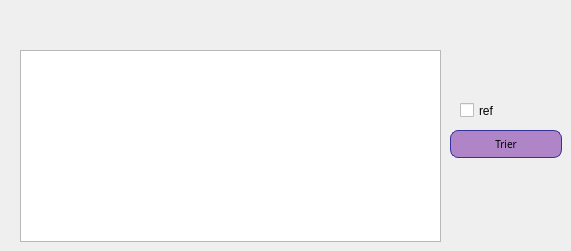
        <widget class="QWidget" name="tab_29">
         <attribute name="title">
          <string>trier billet</string>
         </attribute>
         <widget class="QCheckBox" name="ref">
          <property name="geometry">
           <rect>
            <x>460</x>
            <y>100</y>
            <width>81</width>
            <height>21</height>
           </rect>
          </property>
          <property name="text">
           <string>ref</string>
          </property>
         </widget>
         <widget class="QTableView" name="tabbillettrier">
          <property name="geometry">
           <rect>
            <x>20</x>
            <y>50</y>
            <width>421</width>
            <height>192</height>
           </rect>
          </property>
         </widget>
         <widget class="QPushButton" name="trierbillet">
          <property name="geometry">
           <rect>
            <x>450</x>
            <y>130</y>
            <width>112</width>
            <height>28</height>
           </rect>
          </property>
          <property name="font">
           <font>
            <family>MS Reference Sans Serif</family>
            <pointsize>-1</pointsize>
            <weight>50</weight>
            <italic>false</italic>
            <bold>false</bold>
           </font>
          </property>
          <property name="styleSheet">
           <string notr="true">QPushButton {
color: black;
background-color: rgb(175, 133, 200);
border-width: 1px;
border-color: #339;
border-style: solid;
border-radius: 8;
padding: 3px;
font-size: 10px;
padding-left: 5px;
padding-right: 5px;
min-width: 100px;
max-width: 300px;
min-height: 20px;
max-height: 50px;
}</string>
          </property>
          <property name="text">
           <string>Trier</string>
          </property>
         </widget>
        </widget>
